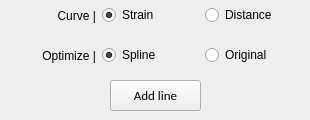
     <widget class="QWidget" name="page">
      <widget class="QWidget" name="horizontalLayoutWidget_4">
       <property name="geometry">
        <rect>
         <x>0</x>
         <y>0</y>
         <width>301</width>
         <height>31</height>
        </rect>
       </property>
       <layout class="QHBoxLayout" name="horizontalLayout_curve">
        <item>
         <widget class="QLabel" name="label_curve">
          <property name="text">
           <string>Curve |</string>
          </property>
          <property name="alignment">
           <set>Qt::AlignRight|Qt::AlignTrailing|Qt::AlignVCenter</set>
          </property>
         </widget>
        </item>
        <item>
         <widget class="QRadioButton" name="radioButton_strain">
          <property name="text">
           <string>Strain</string>
          </property>
          <property name="checked">
           <bool>true</bool>
          </property>
         </widget>
        </item>
        <item>
         <widget class="QRadioButton" name="radioButton_distance">
          <property name="text">
           <string>Distance</string>
          </property>
         </widget>
        </item>
       </layout>
      </widget>
      <widget class="QWidget" name="horizontalLayoutWidget_5">
       <property name="geometry">
        <rect>
         <x>0</x>
         <y>40</y>
         <width>301</width>
         <height>31</height>
        </rect>
       </property>
       <layout class="QHBoxLayout" name="horizontalLayout_optimize">
        <item>
         <widget class="QLabel" name="label_optimize">
          <property name="text">
           <string>Optimize |</string>
          </property>
          <property name="alignment">
           <set>Qt::AlignRight|Qt::AlignTrailing|Qt::AlignVCenter</set>
          </property>
         </widget>
        </item>
        <item>
         <widget class="QRadioButton" name="radioButton_spline">
          <property name="text">
           <string>Spline</string>
          </property>
          <property name="checked">
           <bool>true</bool>
          </property>
         </widget>
        </item>
        <item>
         <widget class="QRadioButton" name="radioButton_original">
          <property name="text">
           <string>Original</string>
          </property>
         </widget>
        </item>
       </layout>
      </widget>
      <widget class="QPushButton" name="btn_add_line">
       <property name="geometry">
        <rect>
         <x>110</x>
         <y>80</y>
         <width>91</width>
         <height>31</height>
        </rect>
       </property>
       <property name="font">
        <font>
         <family>Calibri</family>
         <pointsize>10</pointsize>
        </font>
       </property>
       <property name="text">
        <string>Add line</string>
       </property>
       <property name="shortcut">
        <string>Ctrl+A</string>
       </property>
       <property name="autoRepeatDelay">
        <number>-1</number>
       </property>
       <property name="autoRepeatInterval">
        <number>-1</number>
       </property>
      </widget>
     </widget>
